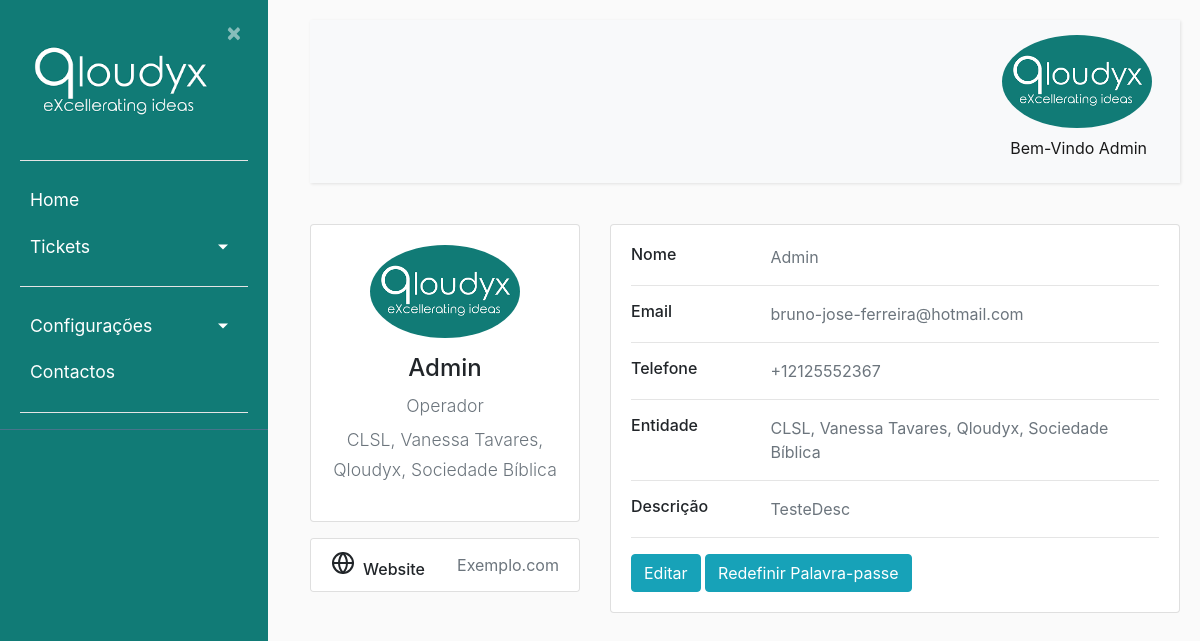
/profile/ (signed in), run on the app's committed database.
### ticket/models.py (models this page shows, shortened)
class Usuarios(AbstractBaseUser):
    uuid = models.UUIDField(default = uuid.uuid4)
    nome = models.CharField(max_length=100, unique=True,verbose_name='Utilizador')
    email = models.EmailField(verbose_name='E-mail')
    foto = models.ImageField(null=True, blank=True, upload_to='users/uploads/fotos',verbose_name='Foto')
    descricao = models.CharField(max_length=250, null=True)
    EscolhasRole = {
    ("Interno", "Interno"),
    ("Operador", "Operador"),
    ("Cliente", "Cliente"),
    }
    role = models.CharField(max_length=50,choices= EscolhasRole ,verbose_name='Cargo')
    entidade = models.ManyToManyField(Entidades, verbose_name='Entidades')
    telefone = PhoneNumberField(null=True, blank=False, unique=True, verbose_name='Telefone')
    date_of_birth = models.DateField(verbose_name='Data de Nascimento')
    is_active = models.BooleanField(default=True, verbose_name='Ativo?')
    is_admin = models.BooleanField(default=False, verbose_name='Admin?')
    objects = MyUserManager()
    USERNAME_FIELD = 'nome'
    REQUIRED_FIELDS = ['date_of_birth','email']
    def nomes_entidade(self):
            return ', '.join([a.nome for a in self.entidade.all()])
    nomes_entidade.short_description = "Entidades"

class Entidades(models.Model):
    nome = models.CharField(max_length=100)
    externo = models.BooleanField(default=False)

### users/views.py (the view)
# urls.py: path('profile/', users_views.profile, name='profile'), #URL para os perfís
@login_required
def profile(request):
    total = Ticket.objects.count()
    filtroresolvido = Ticket.objects.filter(estado="3")
    resolvido = filtroresolvido.count()
    percentresolvido = int(resolvido / total * 100)
    filtrocritico = Ticket.objects.filter(prioridade="4")
    critico = filtrocritico.count()
    percentcritico = int(critico / total * 100)
    filtroalto = Ticket.objects.filter(prioridade="3")
    alto = filtroalto.count()
    percentalto = int(alto / total * 100)
    filtromedio = Ticket.objects.filter(prioridade="2")
    medio = filtromedio.count()
    percentmedio = int(medio / total * 100)
    filtrobaixo = Ticket.objects.filter(prioridade="1")
    baixo = filtrobaixo.count()
    percentbaixo = int(baixo / total * 100)
    return render (request, 'users/profile.html',context =
                   {
                    'resolvido':percentresolvido,
                    'critico':percentcritico,
                    'alto':percentalto,
                    'medio':percentmedio,
                    'baixo':percentbaixo,
                   }
                   )

### users/templates/users/profile.html (shortened to what this page needs)
{% extends "ticket/base.html" %}
{% block content %}
    <div class="row gutters-sm">
        <div class="col-md-4 mb-3">
            <div class="card">
                <div class="card-body">
                    <div class="d-flex flex-column align-items-center text-center">
                        <img src= "{{ user.foto.url }} " alt="Admin" class="rounded-circle" width="150" />
                        <div class="mt-3">
                        <h4 class="account-Heading">{{ user.nome }}</h4>
                        <p style="text-align: center" class="text-secondary mb-1">{{user.role}}</p>
                        <p style="text-align: center" class="text-muted font-size-sm">{{user.nomes_entidade}}</p>
                    </div>
                </div>
            </div>
        </div>
        <div class="card mt-3">
            <ul class="list-group list-group-flush">
                <li class="list-group-item d-flex justify-content-between align-items-center flex-wrap">
                    <h6 class="mb-0">Website</h6>
                    <span class="text-secondary">Exemplo.com</span>
                </li>
            </ul>
        </div>
    </div>
    <div class="col-md-8">
        <div class="card mb-3">
            <div class="card-body">
                <div class="row">
                    <div class="col-sm-3">
                            <h6 class="mb-0">Nome</h6>
                        </div>
                        <div class="col-sm-9 text-secondary">
                            {{ user.nome }}
                        </div>
                    </div>
                    <hr>
                    <div class="row">
                        <div class="col-sm-3">
                            <h6 class="mb-0">Email</h6>
                        </div>
                        <div class="col-sm-9 text-secondary">
                            {{ user.email }}
                        </div>
                    </div>
                    <hr>
                    <div class="row">
                        <div class="col-sm-3">
                            <h6 class="mb-0">Telefone</h6>
                        </div>
                        <div class="col-sm-9 text-secondary">
                            {{ user.telefone }}
                        </div>
                    </div>
                    <hr>
                    <div class="row">
                        <div class="col-sm-3">
                            <h6 class="mb-0">Entidade</h6>
                        </div>
                        <div class="col-sm-9 text-secondary">
                            {{ user.nomes_entidade }}
                        </div>
                    </div>
                    <hr>
                    <div class="row">
                        <div class="col-sm-3">
                            <h6 class="mb-0">Descrição</h6>
                        </div>
                        <div class="col-sm-9 text-secondary">
                            {{ user.descricao }}
                        </div>
                    </div>
                    <hr>
                    <div class="row">
                        <div class="col-sm-12">
                            <a class="btn btn-info " target="" href="{% url 'editar_perfil' user.uuid %}">Editar</a>
                            <a class="btn btn-info " target="" href="{% url 'email' %}">Redefinir Palavra-passe</a>
                        </div>
                    </div>
                </div>
            </div>
        </div>
    </div>
{% endblock content %}

### ticket/templates/ticket/base.html (shortened to what this page needs)
{% load static %}
<!DOCTYPE html>
<html lang="en">
<head>
    <link rel="stylesheet" href="https://cdn.jsdelivr.net/npm/bootstrap@4.0.0/dist/css/bootstrap.min.css">
    <link rel="stylesheet" type="text/css" href="{% static 'ticket/main.css' %}">
</head>
<body>
    {% if user.nome == "Registo" %}
    <div class="wrapper">
        <nav id="sidebar">
            <div class="sidebar-header">
                <a href = "{% url 'ticket-home' %}"> <img src="{% static 'ticket/Qloudyx.png' %}" style="width:200px;height:100%;"></a>
                <a class="close" onclick="CloseMenu()">&nbsp×&nbsp</a>
                <hr>
                <form method="post" action="{% url 'logout' %}">
                    {% csrf_token %}
                    <a><button style="color:white; text-align:center" class="astext" type="submit">Logout</button></a>
                </form>
                <hr>
            </div>
            </ul>
        </nav>
            <main role="main" class="container">
                <div class="row">
                    <div class="col-md-8">
                        {% if messages %}
                            {% for message in messages %}
                                <div class="alert alert-{{ message.tags }} ">
                                    {{ message }}
                                </div>
                            {% endfor %}
                        {% endif %}
                    </div>
                </div>
            </main>
            <div class="collapse navbar-collapse" id="navbarSupportedContent">
                <ul class="nav navbar-nav ml-auto">
                    <li class="nav-item active">
                        <div class="dropdown">
                            {% if user.is_authenticated %}
                            <img src= "{{ user.foto.url }} " alt="Menu" class="rounded-circle" width="150" />
                            <center>
                            </center>
                        </div>
                        {% endif %}
                    </li>
                </ul>
                </div>
        </div>
        {% block restricted %}{% endblock %}
    {% else %}
    <div class="wrapper">
        <nav id="sidebar">
            <div class="sidebar-header">
                <a href = "{% url 'ticket-home' %}"> <img src="{% static 'ticket/Qloudyx.png' %}" style="width:200px;height:100%;"></a>
                <a class="close" onclick="CloseMenu();Aparece()">&nbsp×&nbsp</a>
                <hr>
            </div>
            <ul class="list-unstyled components" >
                <li>
                    {% if user.role == "Qloudyx" or user.role == "Operador" or user.is_admin %}
                        <a href="{% url 'ticket-home' %}">Home</a>
                    {% endif %}
                    {% if user.is_authenticated %}
                    <a href="#pageSubmenu" data-toggle="collapse" aria-expanded="false" class="dropdown-toggle">Tickets</a>
                    {% endif %}
                </li>
                {% if user.is_admin or user.role == "Interno"%}
                <li>
                    <hr>
                    <a href="#homeSubmenu" data-toggle="collapse" aria-expanded="false" class="dropdown-toggle">Configurações</a>
                </li>
                {% endif %}
                <li>
                <a href="#">Contactos</a>
                </li>
                    <hr>
            </ul>
        </nav>
        </div>
        <div id="content">
            <nav class="navbar navbar-expand-lg navbar-light bg-light">
                <div class="container-fluid">
                    {% if user.is_authenticated %}
                    <div class="collapse navbar-collapse" id="navbarSupportedContent">
                        <ul class="nav navbar-nav ml-auto">
                            <li class="nav-item active">
                                <div class="dropdown">
                                    {% if user.is_authenticated %}
                                    <img src= "{{ user.foto.url }} " alt="Menu" class="rounded-circle" width="150" />
                                </div>
                                <a class="nav-link" href="#">Bem-Vindo {{user.nome}}</a>
                                {% endif %}
                            </li>
                        </ul>
                    </div>
                    {% endif %}
                </div>
            </nav>
            <main role="main" class="container">
                <div class="row">
                    <div class="col-md-8">
                    </div>
                </div>
            </main>
            {% block content %}{% endblock %}
            {% endif %}
</body>
</html>

### ticket/static/ticket/main.css (style rules this page uses)
body { background: #fafafa; }
p { font-size: 1.1em; font-weight: 300; line-height: 1.7em; max-width: 250px; color: black; display:block; text-align: left; }
hr { background-color: white; }
a, a:hover, a:focus { color: inherit; text-decoration: none; transition: all 0.3s; }
.navbar { padding: 15px 10px; background: #fff; border: none; border-radius: 0; margin-bottom: 40px; box-shadow: 1px 1px 3px rgba(0, 0, 0, 0.1); }
.wrapper { display: flex; width: 100%; align-items: stretch; }
#sidebar { height: 100%; width: 250; position: fixed; z-index: 1; overflow-x: hidden; background: #117B76; color: #fff; transition: all 0.3s; }
#sidebar .sidebar-header { padding-left: 20px; padding-top: 20px; padding-right: 20px; background: #117B76; }
#sidebar ul.components { padding-left: 20px; padding-right: 20px; border-bottom: 1px solid #47748b; }
#sidebar ul li a { padding: 10px; font-size: 1.1em; display: block; }
a[data-toggle="collapse"] { position: relative; }
.dropdown-toggle::after { display: block; position: absolute; top: 50%; right: 20px; transform: translateY(-50%); }
#content { margin-left: 290px; position: relative; padding: 20px; min-height: 100vh; transition: all 0.3s; }

### ticket/templates/ticket/base.html (style rules this page uses)
.dropdown { position: relative; display: inline-block; }

### data on the page
Usuarios: foto (picture), nome "Admin", role "Operador", nomes_entidade "CLSL, Vanessa Tavares, Qloudyx, Sociedade Bíblica", email "bruno-jose-ferreira@hotmail.com", telefone "+12125552367", descricao "TesteDesc"
